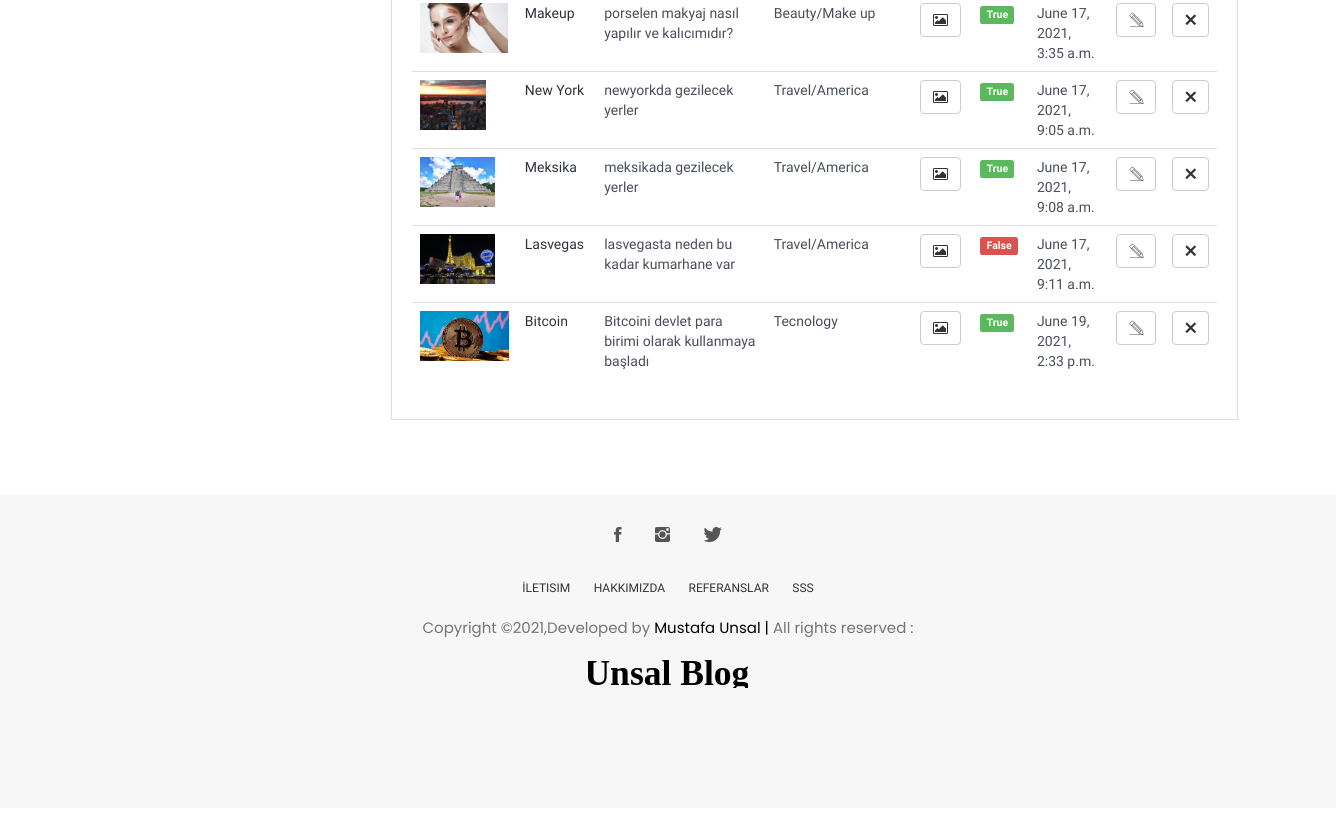
The app's page /user/blogs/ (signed in, lower part), older data.
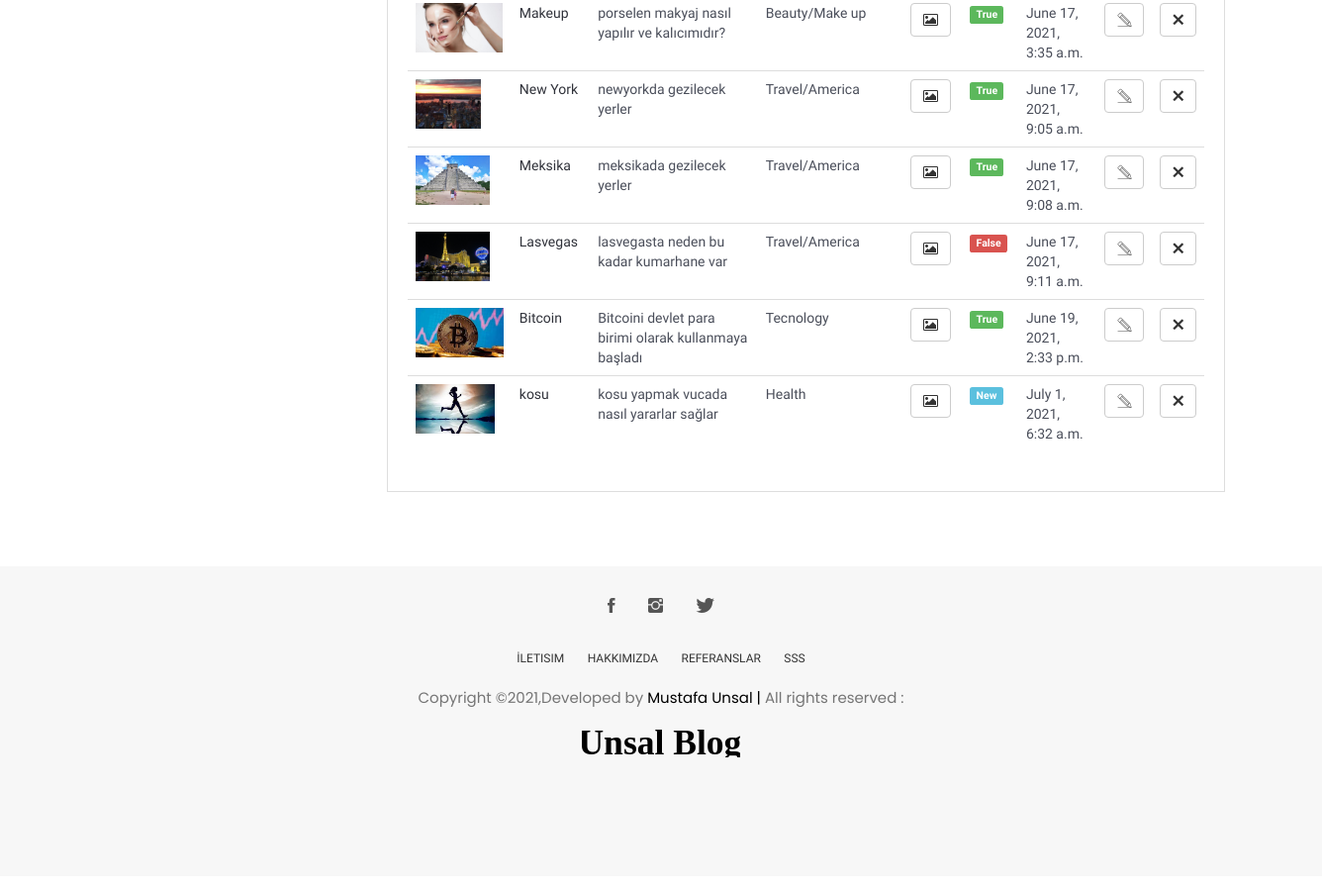
The same page, newer data.
### blog/models.py (models this page shows, shortened)
class Blog(models.Model):
    STATUS = { #seçim
        ('New','Yeni'),
        ('True','Evet'),
        ('False','Hayır'),
    }
    title = models.CharField(blank=True,max_length=100)
    description = models.CharField(blank=True,max_length=255)
    keywords = models.CharField(blank=True,max_length=255)
    image = models.ImageField(blank=True,upload_to='images/')
    status = models.CharField(max_length=10,choices= STATUS) #açılan kutuda seçim olanı gelmesi için
    category = models.ForeignKey(Category,on_delete=models.CASCADE) #ilişkilendirme category ile
    user = models.ForeignKey(User,on_delete=models.CASCADE) #ilişkilendirme user ile
    detail = RichTextUploadingField()
    slug = models.SlugField(null=False,unique=True) #metinsel olarak çağırmak için
    file = models.FileField(blank=True,upload_to='files/')
    create_at = models.DateTimeField(auto_now_add=True)
    update_at = models.DateTimeField(auto_now=True)
    def image_tag(self):    #resmi admin panelde göstermesi için
        return mark_safe('<img src="{}" height="50"/>'.format(self.image.url))
    image_tag.short_description = 'Image'

class Category(MPTTModel):
    STATUS = { #seçim
        ('True','Evet'),
        ('False','Hayır'),
    }
    title = models.CharField(max_length=30)
    description = models.CharField(blank=True,max_length=255)
    keywords = models.CharField(blank=True,max_length=255)
    image = models.ImageField(blank=True, upload_to='images/')
    status = models.CharField(max_length=10,choices= STATUS) #açılan kutuda seçim olanı gelmesi için
    parent = TreeForeignKey('self',blank=True,null=True,related_name='children',on_delete=models.CASCADE)
    slug = models.SlugField(null=False,unique=True) #metinsel olarak çağırmak için
    create_at = models.DateTimeField(auto_now_add=True)
    update_at = models.DateTimeField(auto_now=True)
    class MPTTMeta:
        order_insertion_by = ['title']
    def __str__(self):
        full_path = [self.title]  # admindeki alt categoryler için
        k = self.parent
        while k is not None:
            full_path.append(k.title)
            k = k.parent
        return '/'.join(full_path[::-1])
    def image_tag(self):    #resmi admin panelde göstermesi için
        return mark_safe('<img src="{}" height="50"/>'.format(self.image.url))
    image_tag.short_description = 'Image'

### user/views.py (the view)
# urls.py: path('blogs/', views.blogs,name='blogs'),
@login_required(login_url='/login') # Check login
def blogs(request):
    category = Category.objects.all()
    current_user = request.user
    blogs = Blog.objects.filter(user_id=current_user.id)
    form=ContentForm()
    context = {
        'category': category,
        'blogs': blogs,
    }
    return render(request, 'user_blogs.html', context)

### user/templates/user_blogs.html (shortened to what this page needs)
{% extends 'homebase.html' %}
{% block content %}
    <div class="section">
        <div class="container">
            <div class="row">
                <div class="col-md-9">
                    <div class="aside-widget">
                        <div class="dashboard-wrapper dashboard-user-profile">
                            <div class="table-responsive">
                                <table class="table">
                                    {% for rs in blogs %}
                                        <tr>
                                            <td>
                                                <a href="/blog/{{ rs.id }}/{{ rs.slug }}">
                                                    <img src="{{ rs.image.url }}" style="height: 50px;">
                                                </a>
                                            </td>
                                            <td>
                                                <a href="/blog/{{ rs.id }}/{{ rs.slug }}">
                                                    {{ rs.title }}
                                                </a>
                                            </td>
                                            <td>{{ rs.description }}</td>
                                            <td>{{ rs.category }}</td>
                                            <td>
                                                <a type="button" class="btn btn-default" href="javascript:;"
                                                   onclick="window.open('/user/blogaddimage/{{ rs.id }}','gallery','height=600,with=800,top=50,left=150')"><i
                                                        class="fa fa-image" aria-hidden="true"></i></a>
                                            </td>
                                            <td>
                                                {% if 'New' == rs.status %}
                                                    <span class="label label-info">{{ rs.status }}</span>
                                                {% endif %}
                                                {% if 'True' == rs.status %}
                                                    <span class="label label-success">{{ rs.status }}</span>
                                                {% endif %}
                                                {% if 'False' == rs.status %}
                                                    <span class="label label-danger">{{ rs.status }}</span>
                                                {% endif %}
                                            </td>
                                            <td>{{ rs.create_at }}</td>
                                            <td><a type="button" class="btn btn-default"
                                                   href="/user/blogedit/{{ rs.id }}"><i class="tf-pencil2"
                                                                                           aria-hidden="true"></i></a>
                                            </td>
                                            <td>
                                                <div class="btn-group" role="group">
                                                    <a type="button" class="btn btn-default"
                                                       href="/user/blogdelete/{{ rs.id }}"
                                                       onclick="return confirm('Will be Delete ! are you sure?')"><i
                                                            class="tf-ion-close" aria-hidden="true"></i></a>
                                                </div>
                                            </td>
                                        </tr>
                                    {% endfor %}
                                </table>
                            </div>
                        </div>
                    </div>
                </div>
            </div>
        </div>
    </div>
{% endblock %}

Row changes from the older to the newer data that the page shows:
added Blog: image (picture), title "kosu", description "kosu yapmak vucada nasıl yararlar sağlar", category "Health", status "New", create_at "July 1, 2021, 6:32 a.m."
